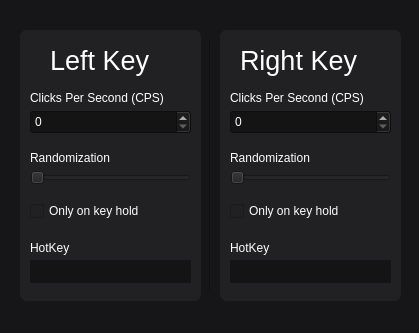
<?xml version="1.0" encoding="UTF-8"?>
<ui version="4.0">
 <class>Widget</class>
 <widget class="QWidget" name="Widget">
  <property name="geometry">
   <rect>
    <x>0</x>
    <y>0</y>
    <width>419</width>
    <height>333</height>
   </rect>
  </property>
  <property name="windowTitle">
   <string>Widget</string>
  </property>
  <property name="styleSheet">
   <string notr="true">QWidget{
background-color: #161618;
color: rgb(255, 255, 255);
}
QGroupBox{
border-radius: 7px;
background-color: #212124;
}

QLabel{
background-color: #212124;
}

QCheckBox{
background-color: #212124;
}

QLineEdit{
background-color: #212124;
}

QSlider{
background-color: #212124;
}

QSpinBox{
background-color: #212124;
}</string>
  </property>
  <widget class="Line" name="line">
   <property name="geometry">
    <rect>
     <x>200</x>
     <y>40</y>
     <width>20</width>
     <height>251</height>
    </rect>
   </property>
   <property name="styleSheet">
    <string notr="true"/>
   </property>
   <property name="orientation">
    <enum>Qt::Vertical</enum>
   </property>
  </widget>
  <widget class="QGroupBox" name="groupBox">
   <property name="geometry">
    <rect>
     <x>20</x>
     <y>30</y>
     <width>181</width>
     <height>271</height>
    </rect>
   </property>
   <property name="title">
    <string/>
   </property>
   <widget class="QLineEdit" name="leftHotkey">
    <property name="geometry">
     <rect>
      <x>10</x>
      <y>230</y>
      <width>161</width>
      <height>23</height>
     </rect>
    </property>
    <property name="styleSheet">
     <string notr="true">border: solid 1px black;
background-color:#141414; </string>
    </property>
   </widget>
   <widget class="QLabel" name="label_3">
    <property name="geometry">
     <rect>
      <x>10</x>
      <y>120</y>
      <width>161</width>
      <height>16</height>
     </rect>
    </property>
    <property name="text">
     <string>Randomization</string>
    </property>
   </widget>
   <widget class="QLabel" name="label">
    <property name="geometry">
     <rect>
      <x>10</x>
      <y>60</y>
      <width>161</width>
      <height>16</height>
     </rect>
    </property>
    <property name="text">
     <string>Clicks Per Second (CPS)</string>
    </property>
   </widget>
   <widget class="QSpinBox" name="leftSB">
    <property name="geometry">
     <rect>
      <x>10</x>
      <y>80</y>
      <width>161</width>
      <height>24</height>
     </rect>
    </property>
    <property name="styleSheet">
     <string notr="true">background:#141414;
border-color: #141414;</string>
    </property>
   </widget>
   <widget class="QLabel" name="label_2">
    <property name="geometry">
     <rect>
      <x>30</x>
      <y>10</y>
      <width>111</width>
      <height>41</height>
     </rect>
    </property>
    <property name="font">
     <font>
      <pointsize>20</pointsize>
     </font>
    </property>
    <property name="styleSheet">
     <string notr="true"/>
    </property>
    <property name="text">
     <string>Left Key</string>
    </property>
   </widget>
   <widget class="QSlider" name="leftSlide">
    <property name="geometry">
     <rect>
      <x>10</x>
      <y>140</y>
      <width>161</width>
      <height>16</height>
     </rect>
    </property>
    <property name="styleSheet">
     <string notr="true"/>
    </property>
    <property name="orientation">
     <enum>Qt::Horizontal</enum>
    </property>
   </widget>
   <widget class="QLabel" name="label_4">
    <property name="geometry">
     <rect>
      <x>10</x>
      <y>210</y>
      <width>161</width>
      <height>16</height>
     </rect>
    </property>
    <property name="text">
     <string>HotKey</string>
    </property>
   </widget>
   <widget class="QCheckBox" name="left1CB">
    <property name="geometry">
     <rect>
      <x>10</x>
      <y>170</y>
      <width>161</width>
      <height>22</height>
     </rect>
    </property>
    <property name="styleSheet">
     <string notr="true"/>
    </property>
    <property name="text">
     <string>Only on key hold</string>
    </property>
   </widget>
  </widget>
  <widget class="QGroupBox" name="grp2">
   <property name="geometry">
    <rect>
     <x>220</x>
     <y>30</y>
     <width>181</width>
     <height>271</height>
    </rect>
   </property>
   <property name="styleSheet">
    <string notr="true"/>
   </property>
   <property name="title">
    <string/>
   </property>
   <widget class="QLabel" name="label_7">
    <property name="geometry">
     <rect>
      <x>10</x>
      <y>60</y>
      <width>161</width>
      <height>16</height>
     </rect>
    </property>
    <property name="text">
     <string>Clicks Per Second (CPS)</string>
    </property>
   </widget>
   <widget class="QCheckBox" name="right1CB">
    <property name="geometry">
     <rect>
      <x>10</x>
      <y>170</y>
      <width>151</width>
      <height>22</height>
     </rect>
    </property>
    <property name="text">
     <string>Only on key hold</string>
    </property>
   </widget>
   <widget class="QLabel" name="label_8">
    <property name="geometry">
     <rect>
      <x>10</x>
      <y>120</y>
      <width>161</width>
      <height>16</height>
     </rect>
    </property>
    <property name="text">
     <string>Randomization</string>
    </property>
   </widget>
   <widget class="QLabel" name="label_6">
    <property name="geometry">
     <rect>
      <x>10</x>
      <y>210</y>
      <width>161</width>
      <height>16</height>
     </rect>
    </property>
    <property name="text">
     <string>HotKey</string>
    </property>
   </widget>
   <widget class="QSlider" name="rightSlide">
    <property name="geometry">
     <rect>
      <x>10</x>
      <y>140</y>
      <width>161</width>
      <height>16</height>
     </rect>
    </property>
    <property name="orientation">
     <enum>Qt::Horizontal</enum>
    </property>
   </widget>
   <widget class="QSpinBox" name="rightSB">
    <property name="geometry">
     <rect>
      <x>10</x>
      <y>80</y>
      <width>161</width>
      <height>24</height>
     </rect>
    </property>
    <property name="styleSheet">
     <string notr="true">background:#141414;
border-color:#141414;</string>
    </property>
   </widget>
   <widget class="QLabel" name="label_5">
    <property name="geometry">
     <rect>
      <x>20</x>
      <y>10</y>
      <width>141</width>
      <height>41</height>
     </rect>
    </property>
    <property name="font">
     <font>
      <pointsize>20</pointsize>
     </font>
    </property>
    <property name="text">
     <string>Right Key</string>
    </property>
   </widget>
   <widget class="QLineEdit" name="rightHotkey">
    <property name="geometry">
     <rect>
      <x>10</x>
      <y>230</y>
      <width>161</width>
      <height>23</height>
     </rect>
    </property>
    <property name="styleSheet">
     <string notr="true">border: solid 1px black;
background-color:#141414; </string>
    </property>
   </widget>
  </widget>
 </widget>
 <resources/>
 <connections/>
</ui>
